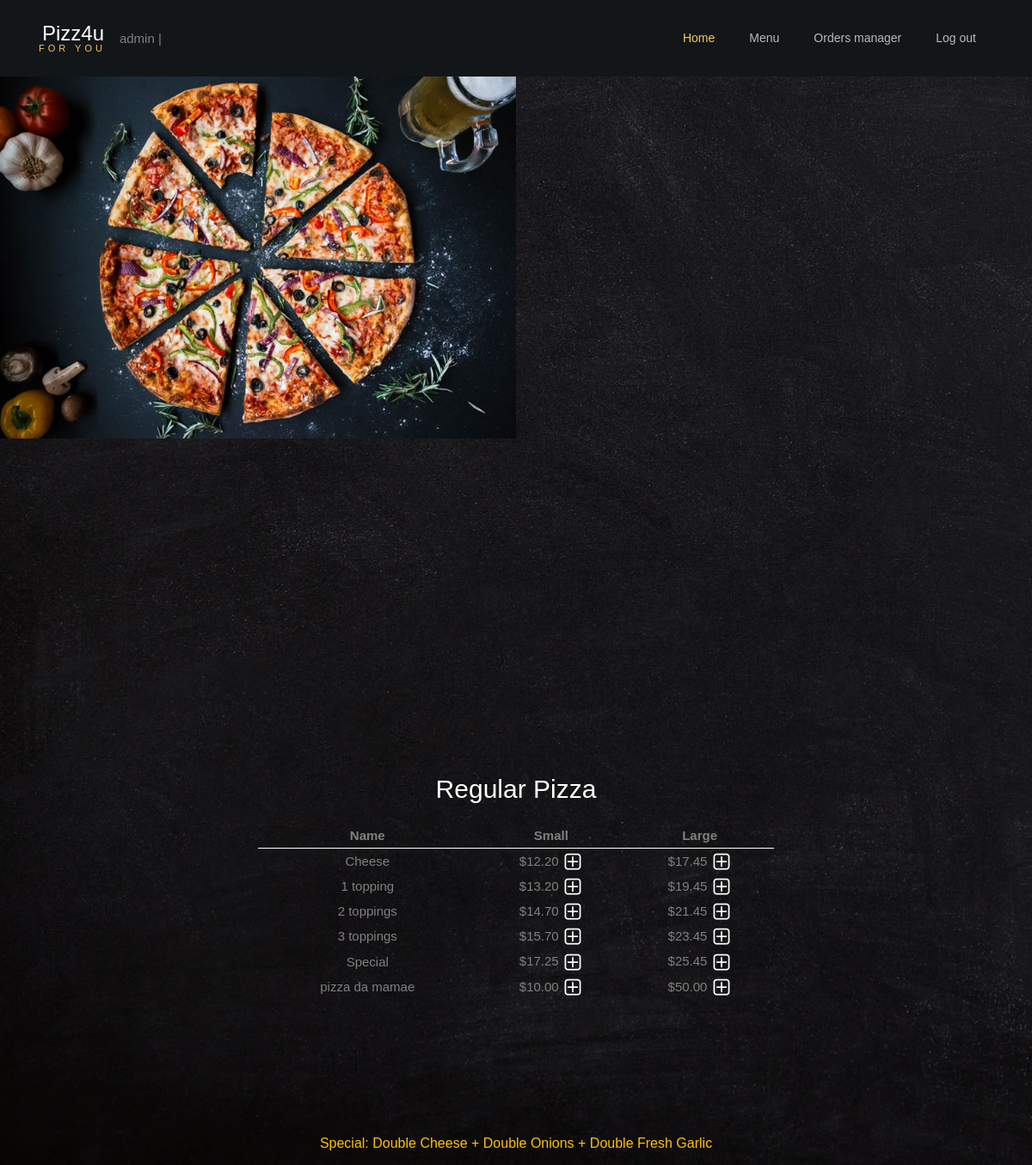
Page /menu/Regular Pizza (signed in) on the committed database.
### orders/models.py (models this page shows, shortened)
class Regular_pizza(models.Model):
    name=models.CharField(max_length=64)
    small=models.DecimalField(max_digits=4,decimal_places=2)
    large=models.DecimalField(max_digits=4,decimal_places=2)

### orders/views.py (the view)
# urls.py: path("menu/<str:category>", views.menu, name="menu"),
def menu(request,category):
    menu,columns=findTable(category)
    order_number=User_order.objects.get(user=request.user,status='initiated').order_number
    context = {
        "user":request.user,
        "Checkout":Order2.objects.filter(user=request.user,number=order_number),
        "Checkout_category":Order2.objects.filter(user=request.user,number=order_number).values_list('category').distinct(),
        "Total":list(Order2.objects.filter(user=request.user,number=order_number).aggregate(Sum('price')).values())[0],
        "Category": Category.objects.all(),
        "Active_category":category,
        "Menu": menu,
        "Columns":columns,
        "Topping_price": 0.00,
        "Order_number":order_number
    }
    return render(request,"menu.html",context)

### orders/models.py (called while the page is built)
    def __str__(self):
        return f"{self.name}"

### orders/views.py (called while the page is built)
def findTable(category):
    if category == "Regular Pizza":
        menu=Regular_pizza.objects.all()
        columns=3
    elif category == "Sicilian Pizza":
        menu=Sicilian_pizza.objects.all()
        columns=3
    elif category == "Toppings":
        menu=Topping.objects.all()
        columns=1
    elif category == "Subs":
        menu=Sub.objects.all()
        columns=3
    elif category == "Pasta":
        menu=Pasta.objects.all()
        columns=2
    elif category == "Salad":
        menu=Salad.objects.all()
        columns=2
    elif category == "Dinner Platters":
        menu=Dinner_platter.objects.all()
        columns=3
    return menu,columns

### orders/templates/menu.html (shortened to what this page needs)
<!DOCTYPE html>
<html lang="en">
  <head>
	{% load static %}
	<link rel="stylesheet" type="text/css" href="{% static 'styles.css' %}">
	<link rel="stylesheet" type="text/css" href="{% static 'style.css' %}">
    <link rel="stylesheet" type="text/css" href="https://cdnjs.cloudflare.com/ajax/libs/open-iconic/1.1.1/font/css/open-iconic-bootstrap.min.css">
    <link rel="stylesheet" type="text/css" href="{% static 'animate.css' %}">
    <link rel="stylesheet" type="text/css" href="https://cdn.jsdelivr.net/npm/owlcarousel@1.3.3/owl-carousel/owl.carousel.min.css">
    <link rel="stylesheet" type="text/css" href="https://cdn.jsdelivr.net/npm/magnific-popup@1.1.0/dist/magnific-popup.css">
    <link rel="stylesheet" type="text/css" href="https://unpkg.com/aos@2.3.1/dist/aos.css">
    <link rel="stylesheet" type="text/css" href="https://cdn.jsdelivr.net/npm/ionicons@4.4.6/dist/css/ionicons.min.css">
    <link rel="stylesheet" type="text/css" href="https://cdn.jsdelivr.net/npm/bootstrap-datepicker@1.8.0/dist/js/bootstrap-datepicker.min.js">
    <link rel="stylesheet" type="text/css" href="https://cdn.jsdelivr.net/npm/jquery-timepicker@1.3.3/jquery.timepicker.css">
  </head>
  <body style="background: url({% static 'bg_4.jpg' %}) no-repeat fixed; background-size: cover;">
	{% if Category %}
  	<nav class="navbar navbar-expand-lg navbar-dark ftco_navbar bg-dark ftco-navbar-light" id="ftco-navbar">
	    <div class="container">
		    <a class="navbar-brand" href="{% url 'index' %}">Pizz4u<br><small>for you</small></a>
			{{user.username}} |
            {% if user.is_superuser %}
				<div class="collapse navbar-collapse" id="ftco-nav">
					<ul class="navbar-nav ml-auto">
						<li class="nav-item active"><a href="{% url 'index' %}" class="nav-link">Home</a></li>
						<li class="nav-item"><a href="#menu" class="nav-link">Menu</a></li>
						<li class="nav-item"><a href="{% url 'orders_manager' user Order_number %}" class="nav-link">Orders manager</a></li>
						<li class="nav-item"><a href="{% url 'logout' %}" class="nav-link">Log out</a></li>
					</ul>
				</div>
			{% endif %}
		</div>
    </nav>
    {% endif %}
    <section class="ftco-about d-md-flex">
    	<div class="one-half img" style="background-image: url({% static 'image_3.jpg' %});"></div>
    </section>
    <section class="ftco-section" style="padding-bottom: 0!important;">
    	<div class="container">
    		<div class="row justify-content-center pb-1">
        </div>
    	</div>
    </section>
    <section class="ftco-menu">
    	<div class="container-fluid">
		      </div>
	</section>
</html>
{% block body%}
<div style="margin-bottom: 10em!important;">
    <table class='table-small w-50 mx-auto text-center '>
        <caption style='caption-side:top;color:white;font-size: 30px;text-align: center'>{{Active_category}}</caption>
        {% if Columns == 3 %}
        <thead class='thead-light'>
            <tr >
                <th>Name</th>
                <th>Small</th>
                <th>Large</th>
            </tr>
        </thead>
        <tbody>
            {% for row in Menu %}
            <tr>
                {% load static %}
                <td>{{row.name}}</td>
                {% if row.small == None %}
                    <td></td>
                {% else %}
                    <td>${{row.small}}&nbsp;<a href="{% url 'add' Active_category row.name row.small %}"><img class='plus' src="{% static 'plus.png' %}"></a></td>
                {% endif %}
                <td>${{row.large}}&nbsp;<a href="{% url 'add' Active_category row.name row.large %}"><img class='plus' src="{% static 'plus.png' %}"></a></td>
            </tr>
            {% endfor %}
        </tbody>
        {% endif %}
    </table>
</div>
{% if Active_category == 'Regular Pizza' or Active_category == 'Sicilian Pizza'  %}
    <div class='text-center p-2'>
        <h6 class='text-warning mx-auto'>Special: Double Cheese + Double Onions + Double Fresh Garlic</h6>
{% endif %}
{% endblock %}

### orders/static/styles.css (style rules this page uses)
th { border-bottom: 1px solid white; }
li { list-style-type: none; }

### rows in the picture
Regular_pizza: name "Cheese", small "12.20", large "17.45"
Regular_pizza: name "1 topping", small "13.20", large "19.45"
Regular_pizza: name "2 toppings", small "14.70", large "21.45"
Regular_pizza: name "3 toppings", small "15.70", large "23.45"
Regular_pizza: name "Special", small "17.25", large "25.45"
Regular_pizza: name "pizza da mamae", small "10.00", large "50.00"

### other values in the picture
{{ user.username }} "admin"
{{ Active_category }} "Regular Pizza"
